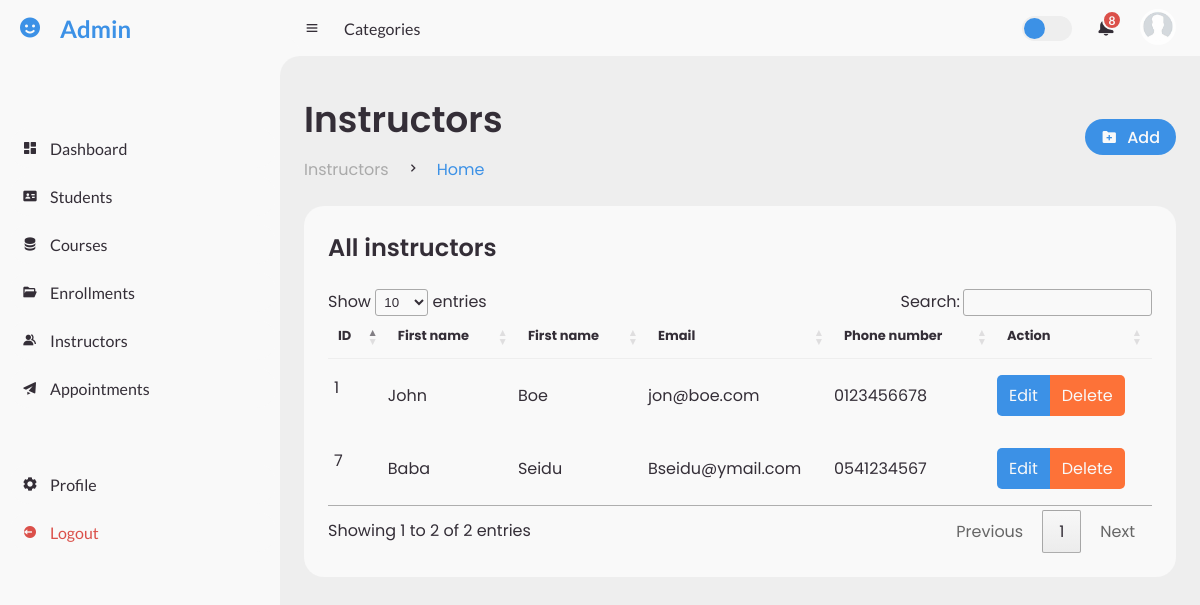
The page /view/instructors/index.php (signed in) on the database its author committed.
### tables this page shows
CREATE TABLE `instructors` (
  `id` int(11) NOT NULL,
  `first_name` varchar(50) NOT NULL,
  `last_name` varchar(50) NOT NULL,
  `email` varchar(100) NOT NULL,
  `phone_number` varchar(10) NOT NULL
);

### app/database.php (called while the page is built, shortened)
<?php
class Database {
	private $host;
	private $db_name;
	private $username;
	private $password;
	public $conn;
	public function __construct()
	{
		try {
			$this->conn = new PDO("mysql:host=$this->host;dbname=$this->db_name", $this->username, $this->password);
			$this->conn->setAttribute(PDO::ATTR_ERRMODE, PDO::ERRMODE_EXCEPTION);
		} catch (PDOException $e) {
			echo "Connection Error: " . $e->getMessage();
		}
	}
	private function set_variables(): void
	{
		$this->host = $_ENV['DB_HOST'];
		$this->db_name = $_ENV['DB_NAME'];
		$this->username = $_ENV['DB_USER'];
		$this->password = $_ENV['DB_PASSWORD'];
	}
	public function all(string $table): array
	{
		try {
			$sql = "SELECT * FROM $table";
			$stmt = $this->conn->prepare($sql);
			$stmt->execute();
			return $stmt->fetchAll(PDO::FETCH_ASSOC);
		} catch (PDOException $e) {
			echo "Error: " . $e->getMessage();
			return [];
		}
	}
}

### view/instructors/index.php (the view, shortened to what this page needs)
<?php
include_once('../partials/header.php');
include_once('../partials/sidebar.php');
$db = new Database();
$instructors = $db->all('instructors');
?>
<section id="content">
    <?php include_once('../partials/navbar.php') ?>
    <main>
        <div class="head-title">
            <div class="left">
                <h1>Instructors</h1>
                <ul class="breadcrumb">
                    <li>
                        <a href="#">Instructors</a>
                    </li>
                    <li><i class='bx bx-chevron-right'></i></li>
                    <li>
                        <a class="active" href="#">Home</a>
                    </li>
                </ul>
            </div>
            <a href="create.php" class="btn-download">
                <i class='bx bxs-folder-plus'></i>
                <span class="text">Add</span>
            </a>
        </div>
        <div class="table-data">
            <div class="ls-tables">
                <div class="order">
                    <div class="head">
                        <h3>All instructors</h3>
                    </div>
                    <table id="instructors-table">
                        <thead>
                            <tr>
                                <th>ID</th>
                                <th>First name</th>
                                <th>First name</th>
                                <th>Email</th>
                                <th>Phone number</th>
                                <th>Action</th>
                            </tr>
                        </thead>
                        <tbody>
                            <?php foreach($instructors as $instructor): ?>
                            <tr>
                                <td><?= $instructor['id'] ?></td>
                                <td><?= $instructor['first_name'] ?></td>
                                <td><?= $instructor['last_name'] ?></td>
                                <td><?= $instructor['email'] ?></td>
                                <td><?= $instructor['phone_number'] ?></td>
                                <td>
                                    <div class="tabgroup">
                                        <span class="tab-item edit"><a href="edit.php?id=<?= $instructor['id'] ?>">Edit</a></span>
                                        <span class="tab-item delete"><a href="<?= $root . 'app/delete.php?table=instructors&id=' . $instructor['id'] ?>" onclick="return confirm('Are you sure you want to delete instructor <?= $instructor['id'] ?>?')">Delete</a></span>
                                    </div>
                                </td>
                            </tr>
                            <?php endforeach ?>
                        </tbody>
                    </table>
                </div>
            </div>
        </div>
    </main>
</section>
<?php include_once('../partials/footer.php') ?>

### assets/css/style.css (style rules this page uses)
* { margin: 0; padding: 0; box-sizing: border-box; }
a { text-decoration: none; }
li { list-style: none; }
:root { --poppins: 'Poppins', sans-serif; --lato: 'Lato', sans-serif; --light: #F9F9F9; --blue: #3C91E6; --light-blue: #CFE8FF; --grey: #eee; --dark-grey: #AAAAAA; --dark: #342E37; --red: #DB504A; --yellow: #FFCE26; --light-yellow: #FFF2C6; --orange: #FD7238; --light-orange: #FFE0D3; }
html { overflow-x: hidden; }
body { background: var(--grey); overflow-x: hidden; }
#content { position: relative; width: calc(100% - 280px); left: 280px; transition: .3s ease; }
#content main { width: 100%; padding: 36px 24px; font-family: var(--poppins); max-height: calc(100vh - 56px); overflow-y: auto; }
#content main .head-title { display: flex; align-items: center; justify-content: space-between; grid-gap: 16px; flex-wrap: wrap; }
#content main .head-title .left h1 { font-size: 36px; font-weight: 600; margin-bottom: 10px; color: var(--dark); }
#content main .head-title .left .breadcrumb { display: flex; align-items: center; grid-gap: 16px; }
#content main .head-title .left .breadcrumb li { color: var(--dark); }
#content main .head-title .left .breadcrumb li a { color: var(--dark-grey); pointer-events: none; }
#content main .head-title .left .breadcrumb li a.active { color: var(--blue); pointer-events: unset; }
#content main .head-title .btn-download { height: 36px; padding: 0 16px; border-radius: 36px; background: var(--blue); color: var(--light); display: flex; justify-content: center; align-items: center; grid-gap: 10px; font-weight: 500; }
#content main .table-data { display: flex; flex-wrap: wrap; grid-gap: 24px; margin-top: 24px; width: 100%; color: var(--dark); }
#content main .table-data > div { border-radius: 20px; background: var(--light); padding: 24px; overflow-x: auto; }
#content main .table-data .head { display: flex; align-items: center; grid-gap: 16px; margin-bottom: 24px; }
#content main .table-data .head h3 { margin-right: auto; font-size: 24px; font-weight: 600; }
#content main .table-data .ls-tables { flex-grow: 1; flex-basis: 500px; }
#content main .table-data .ls-tables table { width: 100%; border-collapse: collapse; }
#content main .table-data .ls-tables table th { padding-bottom: 12px; font-size: 13px; text-align: left; border-bottom: 1px solid var(--grey); }
#content main .table-data .ls-tables table td { padding: 16px 0; }
#content main .table-data .ls-tables table tr td:first-child { display: flex; align-items: center; grid-gap: 12px; padding-left: 6px; }
#content main .table-data .ls-tables table tr td div.tabgroup { display: flex; align-items: center; justify-content: left; }
#content main .table-data .ls-tables table tr td div.tabgroup span.tab-item { display: inline-block; margin: 0; padding: 8px 12px; background-color: var(--blue); color: var(--light); }
#content main .table-data .ls-tables table tr td div.tabgroup span.tab-item a { color: inherit; }
#content main .table-data .ls-tables table tr td div.tabgroup span.edit { background-color: var(--blue); border-top-left-radius: 5px; border-bottom-left-radius: 5px; }
#content main .table-data .ls-tables table tr td div.tabgroup span.delete { background-color: var(--orange); border-top-right-radius: 5px; border-bottom-right-radius: 5px; }

### rows shown on the page
instructors: id "1", first_name "John", last_name "Boe", email "jon@boe.com", phone_number "0123456678"
instructors: id "7", first_name "Baba", last_name "Seidu", email "Bseidu@ymail.com", phone_number "0541234567"
